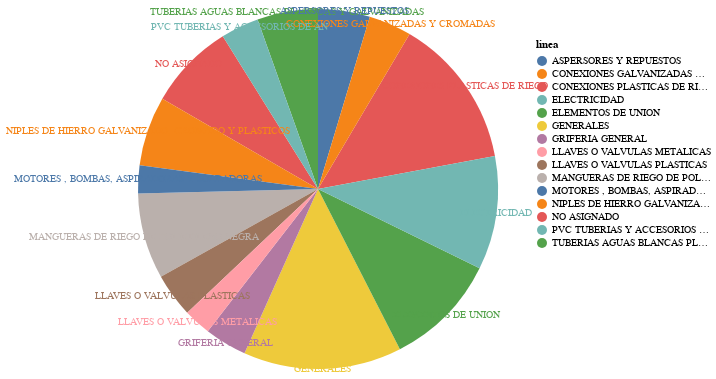

Source (notebook cell):
### Code cell
base = alt.Chart(df_linea_top_15).encode(
    theta=alt.Theta("rango:Q", stack=True), color=alt.Color("linea:N")
)

pie = base.mark_arc(outerRadius=180)
text = base.mark_text(radius=180, size=10).encode(text="linea:N")

pie + text

### Figure 1 — Vega-Lite specification as saved in the notebook (floating-point values rounded to 4 significant figures)
{"config": {"view": {"continuousWidth": 400, "continuousHeight": 300}}, "layer": [{"mark": {"type": "arc", "outerRadius": 180}, "encoding": {"color": {"field": "linea", "type": "nominal"}, "theta": {"field": "rango", "stack": true, "type": "quantitative"}}}, {"mark": {"type": "text", "radius": 180, "size": 10}, "encoding": {"color": {"field": "linea", "type": "nominal"}, "text": {"field": "linea", "type": "nominal"}, "theta": {"field": "rango", "stack": true, "type": "quantitative"}}}], "data": {"name": "data-a4da4cb993f9b404701cb77de789738c"}, "$schema": "https://vega.github.io/schema/vega-lite/v4.17.0.json", "datasets": {"data-a4da4cb993f9b404701cb77de789738c": [{"linea": "GENERALES", "Volumen Ventas": 26010.0, "Ventas en $": 19620.0, "N° Productos": 434, "rango": 45630.0}, {"linea": "CONEXIONES PLASTICAS DE RIEGO", "Volumen Ventas": 14710.0, "Ventas en $": 28840.0, "N° Productos": 133, "rango": 43540.0}, {"linea": "ELEMENTOS DE UNION", "Volumen Ventas": 28410.0, "Ventas en $": 4372.0, "N° Productos": 124, "rango": 32780.0}, {"linea": "ELECTRICIDAD", "Volumen Ventas": 10640.0, "Ventas en $": 22100.0, "N° Productos": 352, "rango": 32750.0}, {"linea": "NO ASIGNADO", "Volumen Ventas": 8493.0, "Ventas en $": 16430.0, "N° Productos": 162, "rango": 24920.0}, {"linea": "MANGUERAS DE RIEGO DE POLIETILENO NEGRA", "Volumen Ventas": 498.7, "Ventas en $": 24230.0, "N° Productos": 28, "rango": 24730.0}, {"linea": "NIPLES DE HIERRO GALVANIZADO, CROMADO Y PLASTICOS", "Volumen Ventas": 7700.0, "Ventas en $": 12380.0, "N° Productos": 93, "rango": 20080.0}, {"linea": "TUBERIAS AGUAS BLANCAS PLASTICAS Y GALVANIZADAS", "Volumen Ventas": 7878.0, "Ventas en $": 9623.0, "N° Productos": 74, "rango": 17500.0}, {"linea": "ASPERSORES Y REPUESTOS", "Volumen Ventas": 5034.0, "Ventas en $": 9890.0, "N° Productos": 25, "rango": 14920.0}, {"linea": "LLAVES O VALVULAS PLASTICAS", "Volumen Ventas": 3677.0, "Ventas en $": 8972.0, "N° Productos": 12, "rango": 12650.0}, {"linea": "CONEXIONES GALVANIZADAS Y CROMADAS", "Volumen Ventas": 4912.0, "Ventas en $": 7434.0, "N° Productos": 112, "rango": 12350.0}, {"linea": "GRIFERIA GENERAL", "Volumen Ventas": 1564.0, "Ventas en $": 10600.0, "N° Productos": 140, "rango": 12160.0}, {"linea": "PVC TUBERIAS Y ACCESORIOS DE AN", "Volumen Ventas": 3336.0, "Ventas en $": 7633.0, "N° Productos": 41, "rango": 10970.0}, {"linea": "MOTORES , BOMBAS, ASPIRADORAS Y SOLDADORAS", "Volumen Ventas": 32.0, "Ventas en $": 8048.0, "N° Productos": 13, "rango": 8080.0}, {"linea": "LLAVES O VALVULAS METALICAS", "Volumen Ventas": 588.0, "Ventas en $": 7307.0, "N° Productos": 40, "rango": 7895.0}]}}
